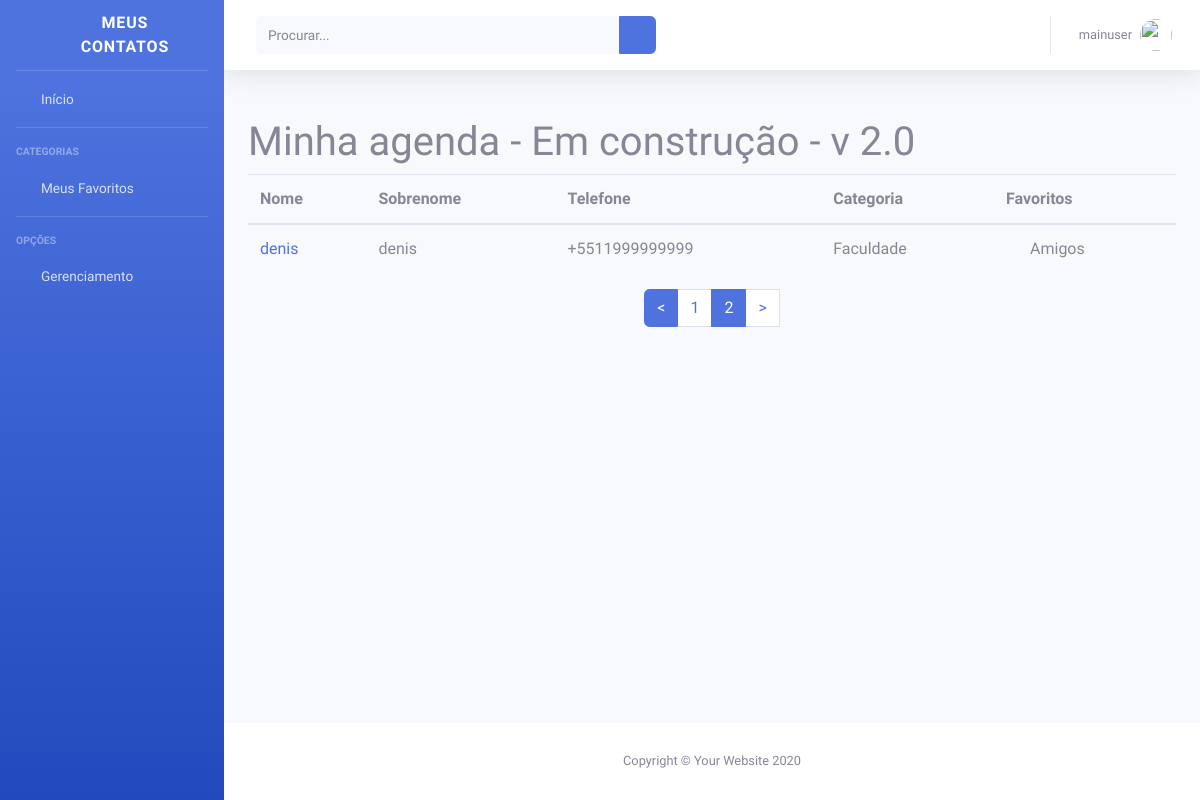
Before: /?p=2&termo= (signed in) with the older database file.
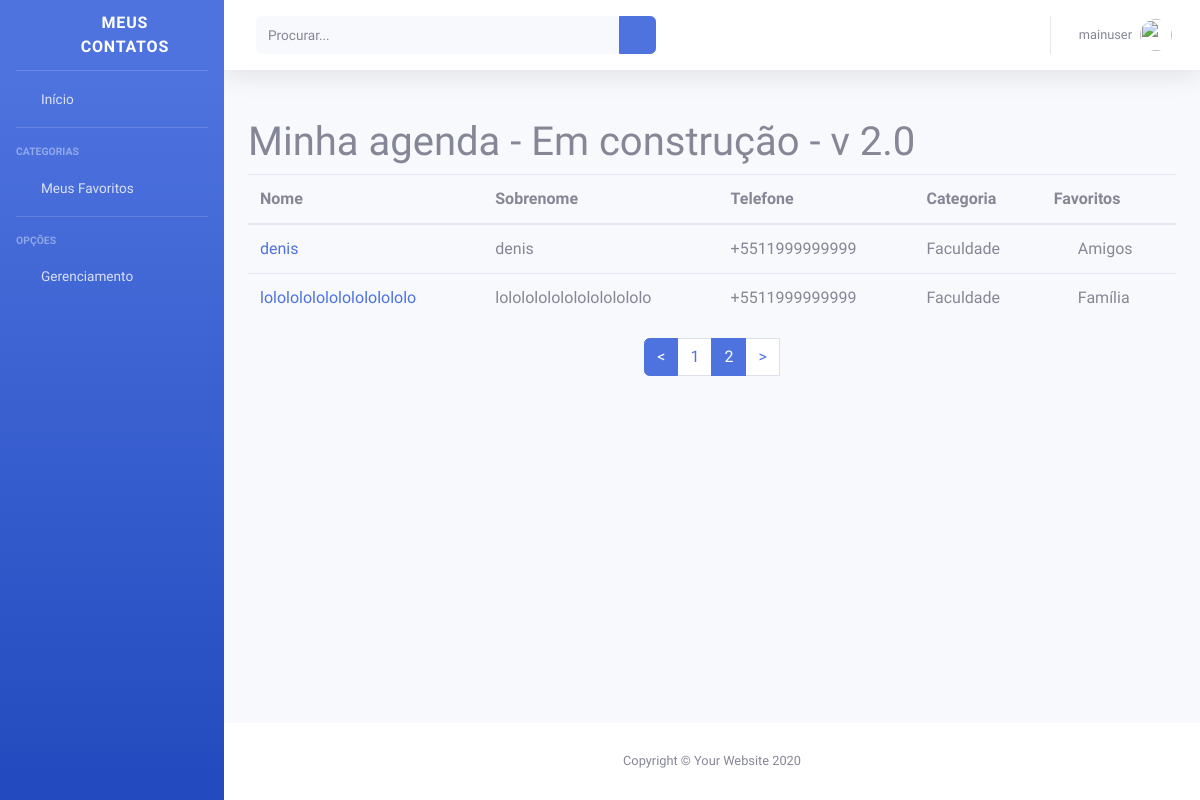
After: the same page with the newer database file.
### usuarios/models.py (models this page shows)
class UserPersonalizado(AbstractUser):
    biografia = models.TextField(blank=True)
    foto_perfil = models.ImageField(blank=True, upload_to='fotos_perfil', verbose_name='Foto de Perfil')

### contatos/models.py (models this page shows, shortened)
class Contato(models.Model):
    nome = models.CharField(max_length=255)
    sobrenome = models.CharField(max_length=255, blank=True)
    telefone = models.CharField(max_length=255)
    email = models.EmailField(max_length=255, blank=True)
    data_criacao = models.DateTimeField(default=timezone.now)
    descricao = models.TextField(blank=True)
    categoria = models.ForeignKey(Categoria, on_delete=models.DO_NOTHING)
    categoria_especial = models.CharField(max_length=1,
                            default='0',
                            choices=(
                                ('0', 'Não definido'),
                                ('1', 'Amigos'),
                                ('2', 'Família'),
                            ))
    mostrar = models.BooleanField(default=True)
    foto = models.ImageField(blank=True, upload_to='fotos/%Y/%m')

class Categoria(models.Model):
    nome = models.CharField(max_length=255)
    def __str__(self):
        return self.nome

### contatos/views.py (the view)
# urls.py: path('', views.index, name='index'),
@login_required(login_url='login')
def index(request):
    try:
        contatos = Contato.objects.order_by('id').filter(
            mostrar=True
        )
        paginator = Paginator(contatos, 10)
        page = request.GET.get('p')
        contatos = paginator.get_page(page)
        return render(request, 'contatos/index.html', {
            'contatos': contatos
        })
    except Contato.DoesNotExist as e:
        return render(request, 'contatos/404.html')

### contatos/templates/contatos/index.html (shortened to what this page needs)
{% extends 'base.html' %}
{%block conteudo%}
<h1 class="mt-5">Minha agenda - Em construção - v 2.0</h1>
<table class="table">
    <thead>
    <tr>
        <th>Nome</th>
        <th>Sobrenome</th>
        <th>Telefone</th>
        <th>Categoria</th>
        <th>Favoritos</th>
    </tr>
    </thead>
    <tbody>
    {% for contato in contatos %}
    {% if contato.mostrar %}
    <tr>
        <td>
            <a href="{% url 'pg_contato' contato.id%}">{{contato.nome}}</a>
        </td>
        <td>{{contato.sobrenome}}</td>
        <td>{{contato.telefone}}</td>
        <td>{{contato.categoria}}</td>
        {% if contato.categoria_especial == '1' %}
        <td><i class="fas fa-fw fa-grin-wink"></i> Amigos</td>
        {% elif contato.categoria_especial == '2' %}
        <td><i class="fas fa-fw fa-home"></i> Família</td>
        {% else %}
        <td></td>
        {% endif %}
        {% endif %}
        {% endfor %}
    </tbody>
</table>
<nav aria-label="Page navigation example">
    <ul class="pagination justify-content-center">
        {% if contatos.has_previous %}
        <li class="page-item active">
            <a class="page-link" href="?p={{ contatos.previous_page_number }}&termo={{ request.GET.termo }}"> < </a>
        </li>
        {% else %}
        <li class="page-item disabled">
            <a class="page-link" href="?p={{pagina}}&termo={{ request.GET.termo }}"> < </a>
        </li>
        {% endif %}
        {%for pagina in contatos.paginator.page_range%}
        {% if contatos.number == pagina %}
        <li class="page-item active" aria-current="page">
            <a class="page-link" href="?p={{pagina}}&termo={{ request.GET.termo }}">{{pagina}}<span class="sr-only">(current)</span></a>
        </li>
        {% elif pagina > contatos.number|add:-3 and pagina < contatos.number|add:3  %}
        <li class="page_item">
            <a class="page-link" href ="?p={{pagina}}&termo={{ request.GET.termo }}">{{pagina}}</a>
        </li>
        {% endif %}
        {% endfor %}
        {% if contatos.has_next %}
        <li class="page-item active">
            <a class="page-link" href="?p={{ contatos.next_page_number }}&termo={{ request.GET.termo }}"> > </a></li>
        {% else %}
        <li class="page-link"> > </li>
        {% endif %}
    </ul>
</nav>
{%endblock%}

### templates/base.html (shortened to what this page needs)
{% load static %}
<!DOCTYPE html>
<html lang="pt-br">
<head>
    {% include 'parciais/_head.html' %}
    <link href="{% static 'vendor/datatables/dataTables.bootstrap4.min.css'%}" rel="stylesheet">
</head>
<body id="page-top">
<div id="wrapper">
    <ul class="navbar-nav bg-gradient-primary sidebar sidebar-dark accordion" id="accordionSidebar">
        <a class="sidebar-brand d-flex align-items-center justify-content-center" href="{% url 'index' %}">
            <div class="sidebar-brand-icon rotate-n-15">
                <i class="fas fa-edit"></i>
            </div>
            <div class="sidebar-brand-text mx-3">Meus Contatos</div>
        </a>
        <hr class="sidebar-divider my-0">
        <li class="nav-item">
            <a class="nav-link" href="{% url 'index' %}">
                <i class="fas fa-fw fa-list-alt"></i>
                <span>Início</span></a>
        </li>
        <hr class="sidebar-divider">
        <div class="sidebar-heading">
            Categorias
        </div>
        <li class="nav-item">
            <a class="nav-link collapsed" href="#" data-toggle="collapse" data-target="#collapseTwo"
               aria-expanded="true" aria-controls="collapseTwo">
                <i class="fas fa-fw fa-address-card"></i>
                <span>Meus Favoritos</span>
            </a>
        </li>
        <hr class="sidebar-divider">
        <div class="sidebar-heading">
            Opções
        </div>
        <li class="nav-item">
            <a class="nav-link collapsed" href="#" data-toggle="collapse" data-target="#collapsePages"
               aria-expanded="true" aria-controls="collapsePages">
                <i class="fas fa-fw fa-cog"></i>
                <span>Gerenciamento</span>
            </a>
        </li>
    </ul>
    <div id="content-wrapper" class="d-flex flex-column">
        <div id="content">
            {% include 'parciais/_nav.html' %}
            <div class="container-fluid">
                {%block conteudo%} {%endblock%}
            </div>
        </div>
        <footer class="sticky-footer bg-white">
            <div class="container my-auto">
                <div class="copyright text-center my-auto">
                    <span>Copyright &copy; Your Website 2020</span>
                </div>
            </div>
        </footer>
    </div>
</div>
</body>
</html>

### templates/parciais/_head.html (shortened to what this page needs)
{% load static %}
<link href="{% static 'vendor/fontawesome-free/css/all.min.css'%}" rel="stylesheet" type="text/css">
<link href="{% static 'vendor/css/sb-admin-2.min.css'%}" rel="stylesheet">

### templates/parciais/_nav.html (shortened to what this page needs)
<nav class="navbar navbar-expand navbar-light bg-white topbar mb-4 static-top shadow">
  <form   method = "get" action ="{% url 'busca' %}"
          class="d-none d-sm-inline-block form-inline mr-auto ml-md-3 my-2 my-md-0 mw-100 navbar-search">
    <div class="input-group">
      <input type="text"
             value = "{{ request.GET.termo }}"
             class="form-control bg-light border-0 small"
             placeholder="Procurar..."
             name = "termo"
             aria-label="Search"
             aria-describedby="basic-addon2">
      <div class="input-group-append">
        <button class="btn btn-primary" type="submit" >
          <i class="fas fa-search fa-sm"></i>
        </button>
      </div>
    </div>
  </form>
  <ul class="navbar-nav ml-auto">
    <li class="nav-item dropdown no-arrow">
      <a class="nav-link dropdown-toggle" href="#" id="userDropdown" role="button"
         data-toggle="dropdown" aria-haspopup="true" aria-expanded="false">
        <span class="mr-2 d-none d-lg-inline text-gray-600 small">{{user}}</span>
        <img class="img-profile rounded-circle"
             src="####">
      </a>
    </li>
  </ul>
</nav>

### templates/parciais/_scripts_end.html (shortened to what this page needs)
{% load static %}

Changed rows visible on the page:
added Contato: nome "lolololololololololololo", sobrenome "lolololololololololololo", telefone "+5511999999999", categoria "Faculdade", categoria_especial "2" (drawn)
